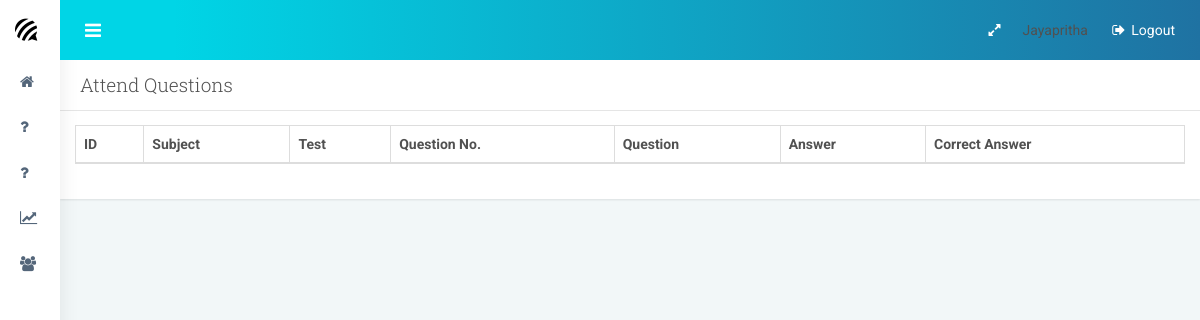
Before: /examadmin/answerd_questions/8 (signed in) with the older database file.
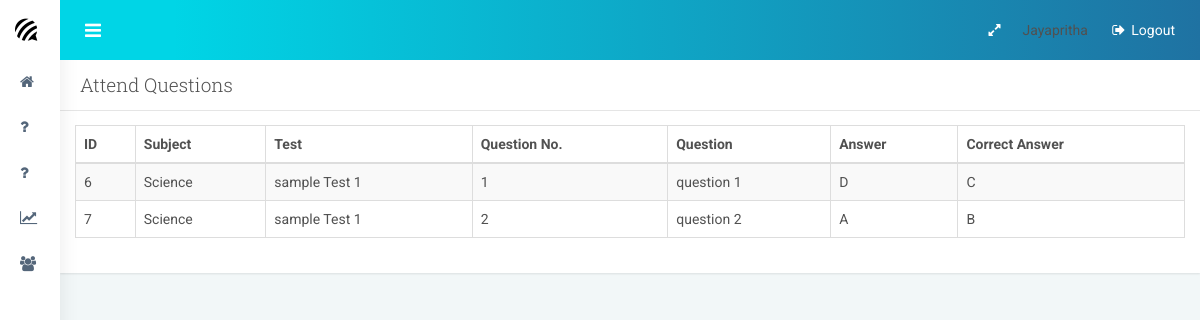
After: the same page with the newer database file.
### admin_dash/models.py (models this page shows, shortened)
class Answer(models.Model):
    student=models.ForeignKey(settings.AUTH_USER_MODEL,on_delete=models.CASCADE)
    question=models.ForeignKey(Questions,on_delete=models.CASCADE)
    answer=models.CharField(max_length=20)
    date=models.DateTimeField(auto_now_add=True)

class Questions(models.Model):
    qs_no=models.IntegerField()
    subject=models.ForeignKey(Subject,on_delete=models.CASCADE)
    testname=models.ForeignKey(TestName,on_delete=models.CASCADE)
    questions=models.TextField()
    answers=models.CharField(max_length=20)
    option_a=models.TextField()
    option_b=models.TextField()
    option_c=models.TextField()
    option_d=models.TextField()

class Subject(models.Model):
    subject=models.CharField(max_length=150,unique=True)
    def __str__(self):
        return self.subject

class TestName(models.Model):
    testname=models.CharField(max_length=150)
    def __str__(self):
        return self.testname

### admin_dash/views.py (the view)
# urls.py: path('answerd_questions/<int:stdid>',views.answerd_questions,name='answerd_questions'),
@staff_member_required
def answerd_questions(request,stdid):
    ans=Answer.objects.filter(student=stdid)
    context={
        'ans':ans
    }
    return render(request,'answers.html',context)

### admin_dash/templates/answers.html (shortened to what this page needs)
{% extends 'exam_admin_base.html' %}
{% block 'content' %}
<div class="panel">
    <div class="panel-heading">
        <h3 class="panel-title">Attend Questions</h3>
    </div>
    <div class="panel-body">
        <table id="datatable1" class="table table-striped table-bordered">
            <thead>
                <tr>
                    <th class="min-tablet">ID</th>
                    <th class="min-tablet">Subject</th>
                    <th class="min-tablet">Test</th>
                    <th class="min-tablet">Question No.</th>
                    <th class="min-tablet">Question</th>
                    <th class="min-desktop">Answer</th>
                    <th class="min-desktop">Correct Answer</th>
                </tr>
            </thead>
            <tbody>
               {% for a in ans %}
                <tr>
                    <td>{{a.question.id}}</td>
                    <td>{{a.question.subject}}</td>
                    <td>{{a.question.testname}}</td>
                    <td>{{a.question.qs_no}}</td>
                    <td>{{a.question.questions}}</td>
                    <td>{{a.answer}}</td>
                    <td>{{a.question.answers}}</td>
                </tr>
                {% endfor %}
    </tbody>
        </table>
    </div>
</div>
{% endblock %}

Changed rows visible on the page:
added Answer: question.id "6", question.subject "Science", question.testname "sample Test 1", question.qs_no "1", question.questions "question 1", answer "D", question.answers "C"
added Answer: question.id "7", question.subject "Science", question.testname "sample Test 1", question.qs_no "2", question.questions "question 2", answer "A", question.answers "B"
